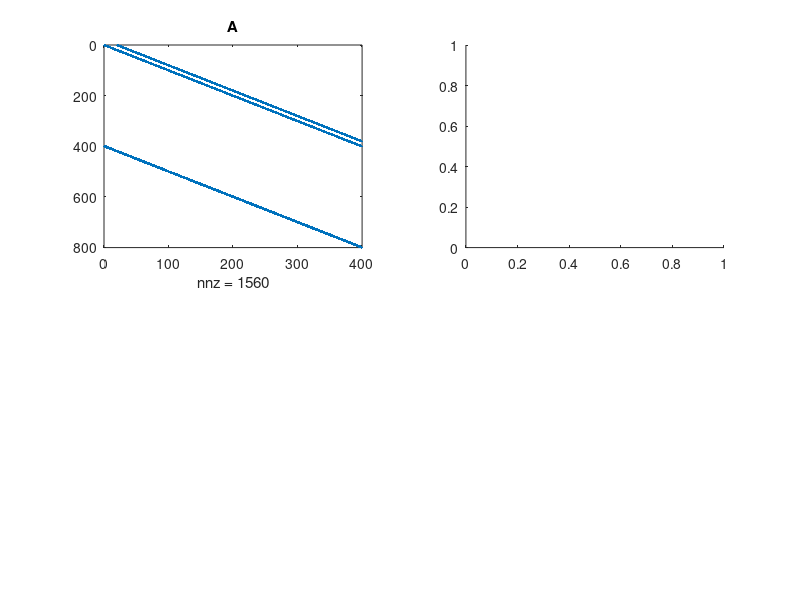

Write MATLAB code to recreate this figure. (Note: this script raises an error after producing the figure.)
close all; 
clear all; 

% Size of image
N = 20;

% Construction of the transformation
e = ones(N,1);
A1d = spdiags([e,e],[0,1],N,N);
A = [kron(A1d,speye(N)); kron(speye(N),A1d)];

% Image (two 2x3 white regions, rest black)
IM=zeros(N,N);
IM(4:6,6:7)=1;
IM(14:16,9:10)=1;

% Transform and add noise
b = A*IM(:);
e = 0.01*randn(length(b),1);
b = b + e;

% Naive solution
sol = A\b;

% Show A, original, transformed and naive solution
figure;
subplot(2,2,1)
spy(A)
title('A')

subplot(2,2,2)
imshow(IM, InitialMagnification=800)
title('Original (x)')

subplot(2,2,3)
imshow(reshape((b+min(b))/max(b+min(b)),N,2*N), InitialMagnification=800)
title('Ax+e = b (rescaled)')

subplot(2,2,4)
imshow(reshape(sol,N,N), InitialMagnification=800)
title('A\b')

%%  \|Ax-b\|^2 = (Ax-b)^T(Ax-b) = x' A'*A*x -2b'*Ax
%  l <= x <= u 
l = zeros(N*N,1);
u = ones(N*N,1);

% Bound constraint regularized solution
[sol2,fval,exitflag,output,lambda] = quadprog( A'*A, -A'*b,[],[],[],[],l,u);

% Figure comparing this solution to its lagrange multipliers and the
% other solutions obtained so far
figure;
subplot(2,2,1)
imshow(reshape(sol2,N,N));
title('Solution with l<x<u constraint')

subplot(2,2,3)
imshow(reshape(lambda.lower/max(lambda.lower),N,N))
title('\lambda rescaled')

subplot(2,2,4)
imshow(reshape(lambda.upper/max(lambda.upper),N,N))
title('\mu rescaled')

subplot(2,2,2)
hold all
plot(IM(:));
plot(sol)
plot(sol2)
legend('x', 'A\b', 'l<x<u')

%% Wolfe dual problem 
% 1/2 (\lambda-\mu)^T H (\lambda-\mu) +b^T A H(\lambda-\mu) -l^T \lambda  + u^T \mu
% lambda >= 0 
% mu >= 0 

% solution is l + x

H = inv(A'*A);

[sol3,fval,exitflag,output,lambda2] = quadprog([H -H; -H H], [H*A'*b-l ;-H*A'*b+u],[],[],[],[],zeros(2*N*N));

figure
plot(sol3);
title('solution of dual')

x = lambda2.lower(1:N*N);
y = lambda2.lower(N*N+1:end);
sol4 = l+x;

figure;
sgtitle('primal vs dual')
subplot(1,2,1)
hold all;
plot(x)
plot(N*N+1:2*N*N, y)
plot(sol2, 'x')
legend('x', 'y', 'primal sol')

subplot(1,2,2)
plot(sol4,'x'); hold all; plot(sol2)
legend('dual sol', 'primal sol')

%% Projected Dual problem. 
% 1/2 (\lambda-\mu)^T V^T H V (\lambda-\mu) +b^T A H V (\lambda-\mu) -l^T V \lambda  + u^T V \mu
%  V*lambda >= 0 
%  V*mu >= 0
% res =  A'*(Ax-b) - \lambda + \mu


v1 = A'*(A*l-b); % Initial "residual"
V = [v1/norm(v1) zeros(N*N,1) ; 
     zeros(N*N,1) v1/norm(v1)];% Basis

for iter=1:15
    disp(iter)
    %Solve the projected problem
    [coeff,fval(iter),exitflag,output,lambda3] = quadprog(V'*[H -H; -H H]*V, ...
    V'*[(H*A'*b-l);(-H*A'*b+u)],-V,zeros(2*N*N,1));
    
    %Dual solution
    x = l + lambda3.ineqlin(1:N*N);
    
    %Residual
    res = A'*(A*x-b) - V(1:N*N,1:2:2*iter)*coeff(1:2:2*iter) + V(1:N*N,2:2:2*iter)*coeff(2:2:2*iter);
    residu(iter)= norm(res);

    %Objective
    obj(iter) = norm(A*x-b);
    
    %Expansion of the basis
    V = [V [res/norm(res) zeros(N*N,1); zeros(N*N,1) res/norm(res)]];
    if obj(iter) < 2*norm(e)
        break
    end
end
figure; 
subplot(2,2,1)
plot(res); title('final residual');
subplot(2,2,2)
imshow(reshape(x,N,N)); title('Dual solution');
subplot(2,2,3) 
plot(x,'x');hold all; plot(sol); legend('Dual solution', 'A\b')
subplot(2,2,4)
semilogy(residu); 
hold all; 
semilogy(obj); 
% plot(log10(fval)); 
semilogy(0*fval + norm(e))
legend('residu', 'obj', 'noise')




